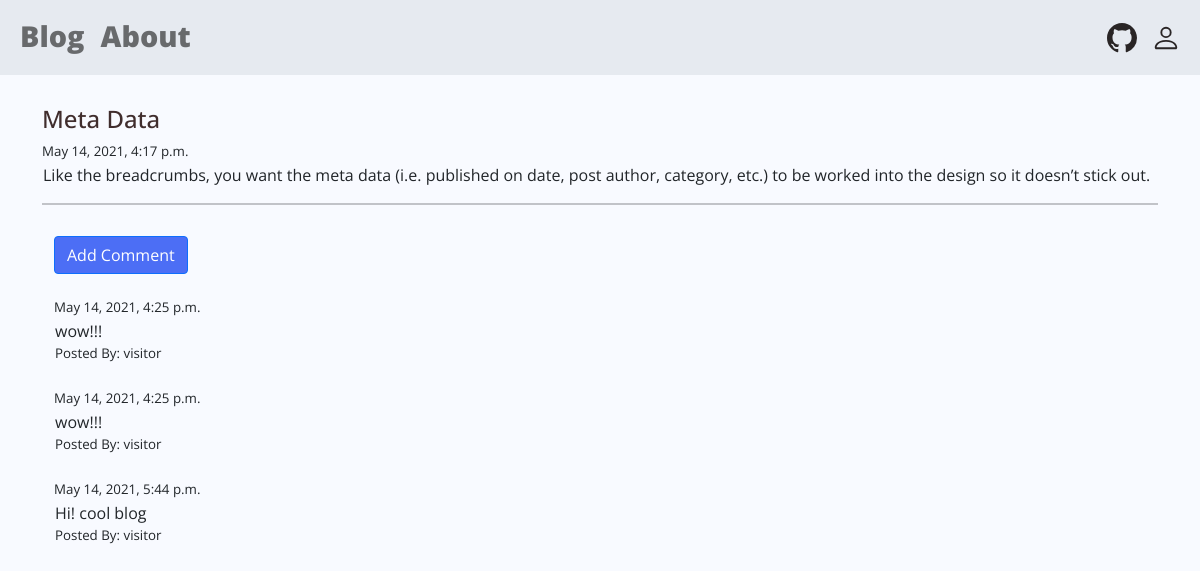
/post/5/, run on the app's committed database.
### blog/models.py (models this page shows, shortened)
class Post(models.Model):
    author = models.ForeignKey('auth.User', on_delete=CASCADE)
    title = models.CharField(max_length=200)
    text = models.TextField()
    created_date = models.DateTimeField(default=timezone.now)
    published_date = models.DateTimeField(blank = True, null = True)

class Comment(models.Model):
    post = models.ForeignKey('blog.Post', related_name = 'comments', on_delete=CASCADE)
    author = models.CharField(max_length=200)
    text = models.TextField()
    created_date = models.DateTimeField(default = timezone.now)
    approved_comment = models.BooleanField(default = False)

### blog/views.py (the view)
# urls.py: path('post/<int:pk>/', views.PostDetailView.as_view(), name = 'post_detail'),
class PostDetailView(DetailView):
    model = Post

### blog/templates/blog/post_detail.html (shortened to what this page needs)
{% extends "blog/base.html" %} {% block content %}
<div class="container-md container-post">
  <h1 class="post-title">{{ post.title }}</h1>
  {% if post.published_date %}
  <div class="postdate">{{ post.published_date}}</div>
  {% else %}
  <a class="btn btn-primary" href="{% url 'post_publish' pk=post.pk %}"
    >Publish</a
  >
  {% endif %}
  <p class="postcontent">{{ post.text|safe|linebreaksbr}}</p>
  <hr />
  <div class="container">
    <div class="submit-button">
      <a
        class="btn btn-primary"
        href="{% url 'add_comment_to_post' pk=post.pk %}"
        >Add Comment</a
      >
    </div>
    {% for comment in post.comments.all %}
    <br />
    {% if user.is_authenticated or comment.approved_comment %}
    <div class="postdate">{{comment.created_date }}</div>
    <p>{{ comment.text|safe|linebreaksbr }}</p>
    <div class="postdate">
      <p>Posted By: {{comment.author}}</p>
    </div>
     {% endif %} {% empty %}
    <p>No comments</p>
    {% endfor %}
  </div>
</div>
{% endblock %}

### blog/static/css/blog.css (style rules this page uses)
a { text-decoration: none; }
p { margin: 1px; }
body { font-family: "Open Sans", sans-serif; background-color: #85b2ff0e; }
hr { border: 1px solid; }
.submit-button { padding-top: 15px; }
.postdate { text-align: left; font-size: smaller; }
.post-title { font-family: "Open Sans", sans-serif; font-size: 1.5em; text-align: left; color: #402d2d; }
.container-post { padding-top: 20px; margin-bottom: 0; }
.btn-primary { background-color: rgb(76, 110, 245) !important; }

### data on the page
Post: title "Meta Data", published_date "May 14, 2021, 4:17 p.m.", text "Like the breadcrumbs, you want the meta data (i.e. published on date, post author, category, etc.) to be worked into the design so it doesn’t stick out."
Comment: created_date "May 14, 2021, 4:25 p.m.", text "wow!!!", author "visitor"
Comment: created_date "May 14, 2021, 4:25 p.m.", text "wow!!!", author "visitor"
Comment: created_date "May 14, 2021, 5:44 p.m.", text "Hi! cool blog", author "visitor"
